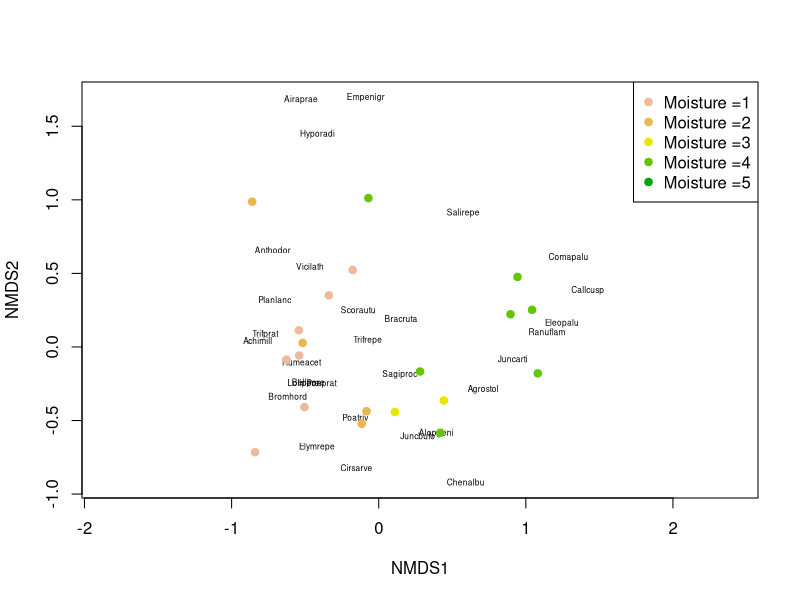
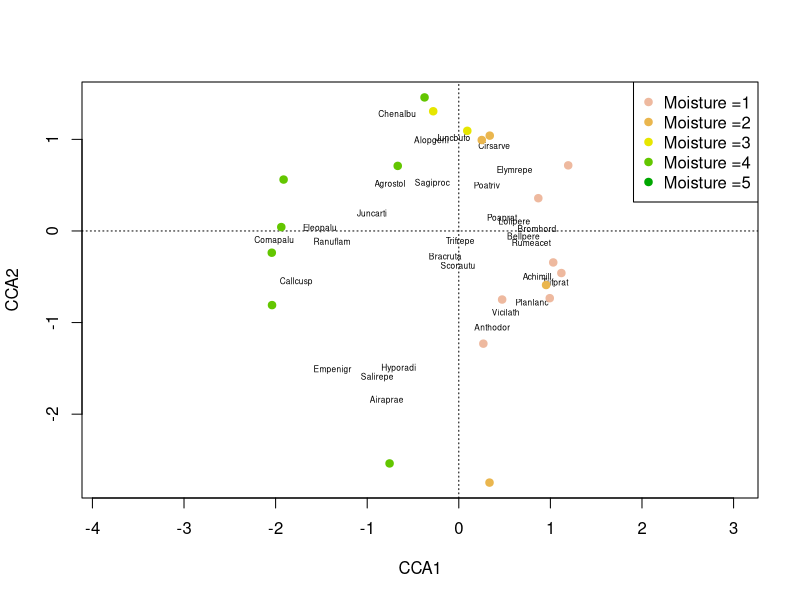
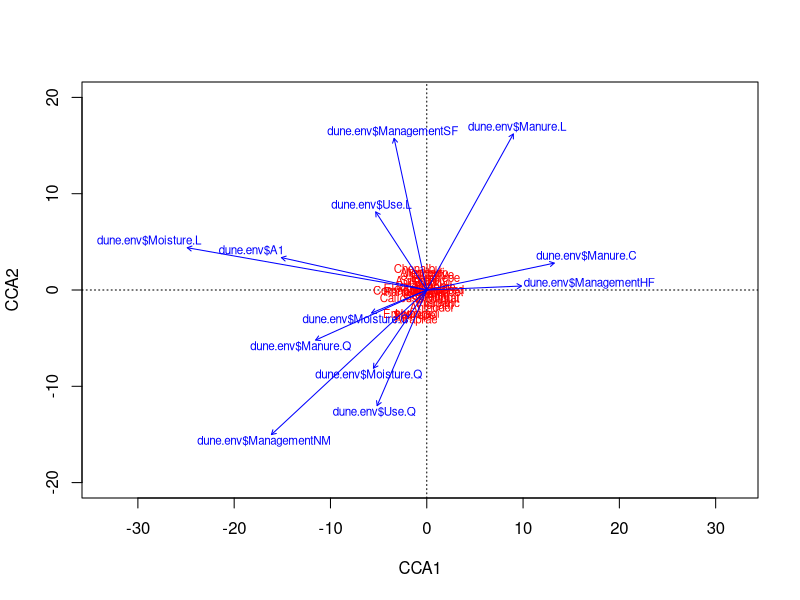

Write R code to recreate these figures, in order.
## ---- chunk 1
library(vegan)
data(dune)
data("dune.env")
dune_mds = metaMDS(dune)
plot(dune_mds, type='n')
text(dune_mds, 'sp', cex=.5)
color_vect = rev(terrain.colors(6))[-1]
points(dune_mds, 'sites', pch=19, 
       col=color_vect[dune.env$Moisture])
legend('topright', paste("Moisture =", 1:5, sep=''), 
       col=color_vect, pch=19)
# The goal of creating this plot is to look at trends of how amounts of moisture are related. The plot shows that species with similar amounts of moisture plot along similar axies in the plot, indicating that moisture is potentially a significant predictive variable
dune_cca = cca(dune ~ dune.env$A1 + dune.env$Moisture + dune.env$Management + dune.env$Use + dune.env$Manure)
dune_cca
plot(dune_cca, type='n')
text(dune_cca, 'sp', cex=.5)
color_vect = rev(terrain.colors(6))[-1]
points(dune_cca, 'sites', pch=19, 
       col=color_vect[dune.env$Moisture])
legend('topright', paste("Moisture =", 1:5, sep=''), 
       col=color_vect, pch=19)
dune_cca
1.5032 / 2.1153
# R-squared value for entire model (0.7106) Indicates that the model explains a relatively high amount of the variance
plot(dune_cca, ylim=c(-20, 20), display=c('sp','bp'), scaling=1)
anova(dune_cca)
# P-value for the entire cca model (0.025) also indicates the model is significant 
anova(dune_cca, by='margin')
# gives P values for each factor included in model. Soil moisture and soil depth are the best predictive varioables, although the P-values are above the significance level
a1_partial= cca(residuals(cca(dune ~ . - A1, data=dune.env)) ~ dune.env$A1)
a1_partial
0.05013 / 0.72280
# R-squared value (0.0694) for cca model with all factors except A1 (thickness of soil A1 horizon), R-squared value indicates that the model can explain much less of the variance without taking A1 into consideration
# The two analyses seem to complement each other with regards to identifying moisutre as a potentially important variable in explaining dune vegetation growth. Both plots portray the different levels of moisture plotting in groups along the same axes, and the CCA model analysis showed that moisture was one of the best explanatory variables in the model. However, further analysis of the CCA approach also identified A1 to be an important explanatory variable, since the model did a much worse job when it was removed. I find the direct ordination analysis to be more useful, since I feel it better explained relationships and predictive strengths of the included variables and provided a better analysis of the model as a whole.
